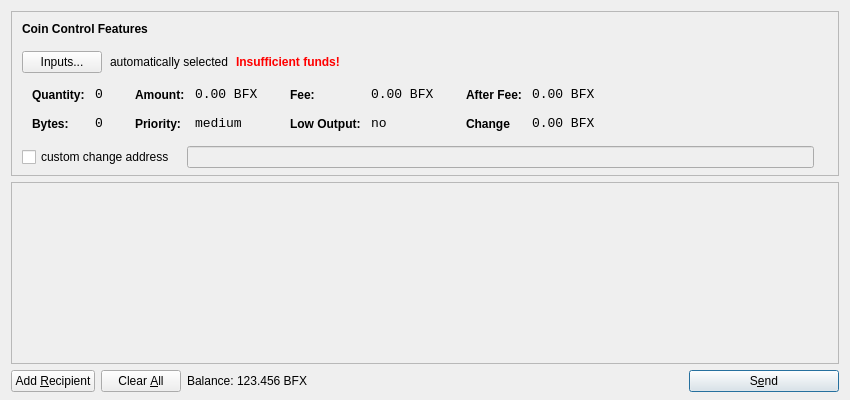
<?xml version="1.0" encoding="UTF-8"?>
<ui version="4.0">
 <class>SendCoinsDialog</class>
 <widget class="QDialog" name="SendCoinsDialog">
  <property name="geometry">
   <rect>
    <x>0</x>
    <y>0</y>
    <width>850</width>
    <height>400</height>
   </rect>
  </property>
  <property name="windowTitle">
   <string>Send</string>
  </property>
  <property name="styleSheet">
   <string notr="true">background-image: url(:/images/gr);</string>
  </property>
  <layout class="QVBoxLayout" name="verticalLayout" stretch="0,1,0">
   <property name="bottomMargin">
    <number>8</number>
   </property>
   <item>
    <widget class="QFrame" name="frameCoinControl">
     <property name="sizePolicy">
      <sizepolicy hsizetype="Expanding" vsizetype="Expanding">
       <horstretch>0</horstretch>
       <verstretch>0</verstretch>
      </sizepolicy>
     </property>
     <property name="maximumSize">
      <size>
       <width>16777215</width>
       <height>16777215</height>
      </size>
     </property>
     <property name="frameShape">
      <enum>QFrame::StyledPanel</enum>
     </property>
     <property name="frameShadow">
      <enum>QFrame::Sunken</enum>
     </property>
     <layout class="QVBoxLayout" name="verticalLayoutCoinControl2">
      <property name="spacing">
       <number>6</number>
      </property>
      <property name="leftMargin">
       <number>0</number>
      </property>
      <property name="topMargin">
       <number>0</number>
      </property>
      <property name="rightMargin">
       <number>0</number>
      </property>
      <property name="bottomMargin">
       <number>6</number>
      </property>
      <item>
       <layout class="QVBoxLayout" name="verticalLayoutCoinControl" stretch="0,0,0,0,1">
        <property name="spacing">
         <number>0</number>
        </property>
        <property name="leftMargin">
         <number>10</number>
        </property>
        <property name="topMargin">
         <number>10</number>
        </property>
        <item>
         <layout class="QHBoxLayout" name="horizontalLayoutCoinControl1">
          <property name="bottomMargin">
           <number>15</number>
          </property>
          <item>
           <widget class="QLabel" name="labelCoinControlFeatures">
            <property name="sizePolicy">
             <sizepolicy hsizetype="Preferred" vsizetype="Maximum">
              <horstretch>0</horstretch>
              <verstretch>0</verstretch>
             </sizepolicy>
            </property>
            <property name="font">
             <font>
              <weight>75</weight>
              <bold>true</bold>
             </font>
            </property>
            <property name="styleSheet">
             <string notr="true">font-weight:bold;</string>
            </property>
            <property name="text">
             <string>Coin Control Features</string>
            </property>
           </widget>
          </item>
         </layout>
        </item>
        <item>
         <layout class="QHBoxLayout" name="horizontalLayoutCoinControl2" stretch="0,0,0,0">
          <property name="spacing">
           <number>8</number>
          </property>
          <property name="bottomMargin">
           <number>10</number>
          </property>
          <item>
           <widget class="QPushButton" name="pushButtonCoinControl">
            <property name="styleSheet">
             <string notr="true"/>
            </property>
            <property name="text">
             <string>Inputs...</string>
            </property>
           </widget>
          </item>
          <item>
           <widget class="QLabel" name="labelCoinControlAutomaticallySelected">
            <property name="text">
             <string>automatically selected</string>
            </property>
            <property name="margin">
             <number>5</number>
            </property>
           </widget>
          </item>
          <item>
           <widget class="QLabel" name="labelCoinControlInsuffFunds">
            <property name="font">
             <font>
              <weight>75</weight>
              <bold>true</bold>
             </font>
            </property>
            <property name="styleSheet">
             <string notr="true">color:red;font-weight:bold;</string>
            </property>
            <property name="text">
             <string>Insufficient funds!</string>
            </property>
            <property name="margin">
             <number>5</number>
            </property>
           </widget>
          </item>
          <item>
           <spacer name="horizontalSpacerCoinControl">
            <property name="orientation">
             <enum>Qt::Horizontal</enum>
            </property>
            <property name="sizeHint" stdset="0">
             <size>
              <width>40</width>
              <height>1</height>
             </size>
            </property>
           </spacer>
          </item>
         </layout>
        </item>
        <item>
         <widget class="QWidget" name="widgetCoinControl" native="true">
          <property name="sizePolicy">
           <sizepolicy hsizetype="Preferred" vsizetype="Preferred">
            <horstretch>0</horstretch>
            <verstretch>0</verstretch>
           </sizepolicy>
          </property>
          <property name="minimumSize">
           <size>
            <width>0</width>
            <height>0</height>
           </size>
          </property>
          <property name="styleSheet">
           <string notr="true"/>
          </property>
          <layout class="QHBoxLayout" name="horizontalLayoutCoinControl5">
           <property name="leftMargin">
            <number>0</number>
           </property>
           <property name="topMargin">
            <number>0</number>
           </property>
           <property name="rightMargin">
            <number>0</number>
           </property>
           <property name="bottomMargin">
            <number>0</number>
           </property>
           <item>
            <layout class="QHBoxLayout" name="horizontalLayoutCoinControl3" stretch="0,0,0,1">
             <property name="spacing">
              <number>20</number>
             </property>
             <property name="topMargin">
              <number>0</number>
             </property>
             <property name="bottomMargin">
              <number>10</number>
             </property>
             <item>
              <layout class="QFormLayout" name="formLayoutCoinControl1">
               <property name="horizontalSpacing">
                <number>10</number>
               </property>
               <property name="verticalSpacing">
                <number>14</number>
               </property>
               <property name="leftMargin">
                <number>10</number>
               </property>
               <property name="topMargin">
                <number>4</number>
               </property>
               <property name="rightMargin">
                <number>6</number>
               </property>
               <item row="0" column="0">
                <widget class="QLabel" name="labelCoinControlQuantityText">
                 <property name="styleSheet">
                  <string notr="true">font-weight:bold;</string>
                 </property>
                 <property name="text">
                  <string>Quantity:</string>
                 </property>
                 <property name="margin">
                  <number>0</number>
                 </property>
                </widget>
               </item>
               <item row="0" column="1">
                <widget class="QLabel" name="labelCoinControlQuantity">
                 <property name="font">
                  <font>
                   <family>Monospace</family>
                   <pointsize>10</pointsize>
                  </font>
                 </property>
                 <property name="cursor">
                  <cursorShape>IBeamCursor</cursorShape>
                 </property>
                 <property name="contextMenuPolicy">
                  <enum>Qt::ActionsContextMenu</enum>
                 </property>
                 <property name="text">
                  <string>0</string>
                 </property>
                 <property name="margin">
                  <number>0</number>
                 </property>
                 <property name="textInteractionFlags">
                  <set>Qt::LinksAccessibleByMouse|Qt::TextSelectableByKeyboard|Qt::TextSelectableByMouse</set>
                 </property>
                </widget>
               </item>
               <item row="1" column="0">
                <widget class="QLabel" name="labelCoinControlBytesText">
                 <property name="styleSheet">
                  <string notr="true">font-weight:bold;</string>
                 </property>
                 <property name="text">
                  <string>Bytes:</string>
                 </property>
                </widget>
               </item>
               <item row="1" column="1">
                <widget class="QLabel" name="labelCoinControlBytes">
                 <property name="font">
                  <font>
                   <family>Monospace</family>
                   <pointsize>10</pointsize>
                  </font>
                 </property>
                 <property name="cursor">
                  <cursorShape>IBeamCursor</cursorShape>
                 </property>
                 <property name="contextMenuPolicy">
                  <enum>Qt::ActionsContextMenu</enum>
                 </property>
                 <property name="text">
                  <string>0</string>
                 </property>
                 <property name="textInteractionFlags">
                  <set>Qt::LinksAccessibleByMouse|Qt::TextSelectableByKeyboard|Qt::TextSelectableByMouse</set>
                 </property>
                </widget>
               </item>
              </layout>
             </item>
             <item>
              <layout class="QFormLayout" name="formLayoutCoinControl2">
               <property name="horizontalSpacing">
                <number>10</number>
               </property>
               <property name="verticalSpacing">
                <number>14</number>
               </property>
               <property name="leftMargin">
                <number>6</number>
               </property>
               <property name="topMargin">
                <number>4</number>
               </property>
               <property name="rightMargin">
                <number>6</number>
               </property>
               <item row="0" column="0">
                <widget class="QLabel" name="labelCoinControlAmountText">
                 <property name="styleSheet">
                  <string notr="true">font-weight:bold;</string>
                 </property>
                 <property name="text">
                  <string>Amount:</string>
                 </property>
                 <property name="margin">
                  <number>0</number>
                 </property>
                </widget>
               </item>
               <item row="0" column="1">
                <widget class="QLabel" name="labelCoinControlAmount">
                 <property name="font">
                  <font>
                   <family>Monospace</family>
                   <pointsize>10</pointsize>
                  </font>
                 </property>
                 <property name="cursor">
                  <cursorShape>IBeamCursor</cursorShape>
                 </property>
                 <property name="contextMenuPolicy">
                  <enum>Qt::ActionsContextMenu</enum>
                 </property>
                 <property name="text">
                  <string>0.00 BFX</string>
                 </property>
                 <property name="textInteractionFlags">
                  <set>Qt::LinksAccessibleByMouse|Qt::TextSelectableByKeyboard|Qt::TextSelectableByMouse</set>
                 </property>
                </widget>
               </item>
               <item row="1" column="0">
                <widget class="QLabel" name="labelCoinControlPriorityText">
                 <property name="styleSheet">
                  <string notr="true">font-weight:bold;</string>
                 </property>
                 <property name="text">
                  <string>Priority:</string>
                 </property>
                </widget>
               </item>
               <item row="1" column="1">
                <widget class="QLabel" name="labelCoinControlPriority">
                 <property name="font">
                  <font>
                   <family>Monospace</family>
                   <pointsize>10</pointsize>
                  </font>
                 </property>
                 <property name="cursor">
                  <cursorShape>IBeamCursor</cursorShape>
                 </property>
                 <property name="contextMenuPolicy">
                  <enum>Qt::ActionsContextMenu</enum>
                 </property>
                 <property name="text">
                  <string>medium</string>
                 </property>
                 <property name="textInteractionFlags">
                  <set>Qt::LinksAccessibleByMouse|Qt::TextSelectableByKeyboard|Qt::TextSelectableByMouse</set>
                 </property>
                </widget>
               </item>
              </layout>
             </item>
             <item>
              <layout class="QFormLayout" name="formLayoutCoinControl3">
               <property name="horizontalSpacing">
                <number>10</number>
               </property>
               <property name="verticalSpacing">
                <number>14</number>
               </property>
               <property name="leftMargin">
                <number>6</number>
               </property>
               <property name="topMargin">
                <number>4</number>
               </property>
               <property name="rightMargin">
                <number>6</number>
               </property>
               <item row="0" column="0">
                <widget class="QLabel" name="labelCoinControlFeeText">
                 <property name="styleSheet">
                  <string notr="true">font-weight:bold;</string>
                 </property>
                 <property name="text">
                  <string>Fee:</string>
                 </property>
                 <property name="margin">
                  <number>0</number>
                 </property>
                </widget>
               </item>
               <item row="0" column="1">
                <widget class="QLabel" name="labelCoinControlFee">
                 <property name="font">
                  <font>
                   <family>Monospace</family>
                   <pointsize>10</pointsize>
                  </font>
                 </property>
                 <property name="cursor">
                  <cursorShape>IBeamCursor</cursorShape>
                 </property>
                 <property name="contextMenuPolicy">
                  <enum>Qt::ActionsContextMenu</enum>
                 </property>
                 <property name="text">
                  <string>0.00 BFX</string>
                 </property>
                 <property name="textInteractionFlags">
                  <set>Qt::LinksAccessibleByMouse|Qt::TextSelectableByKeyboard|Qt::TextSelectableByMouse</set>
                 </property>
                </widget>
               </item>
               <item row="1" column="0">
                <widget class="QLabel" name="labelCoinControlLowOutputText">
                 <property name="styleSheet">
                  <string notr="true">font-weight:bold;</string>
                 </property>
                 <property name="text">
                  <string>Low Output:</string>
                 </property>
                </widget>
               </item>
               <item row="1" column="1">
                <widget class="QLabel" name="labelCoinControlLowOutput">
                 <property name="font">
                  <font>
                   <family>Monospace</family>
                   <pointsize>10</pointsize>
                  </font>
                 </property>
                 <property name="cursor">
                  <cursorShape>IBeamCursor</cursorShape>
                 </property>
                 <property name="contextMenuPolicy">
                  <enum>Qt::ActionsContextMenu</enum>
                 </property>
                 <property name="text">
                  <string>no</string>
                 </property>
                 <property name="textInteractionFlags">
                  <set>Qt::LinksAccessibleByMouse|Qt::TextSelectableByKeyboard|Qt::TextSelectableByMouse</set>
                 </property>
                </widget>
               </item>
              </layout>
             </item>
             <item>
              <layout class="QFormLayout" name="formLayoutCoinControl4">
               <property name="horizontalSpacing">
                <number>10</number>
               </property>
               <property name="verticalSpacing">
                <number>14</number>
               </property>
               <property name="leftMargin">
                <number>6</number>
               </property>
               <property name="topMargin">
                <number>4</number>
               </property>
               <property name="rightMargin">
                <number>6</number>
               </property>
               <item row="0" column="0">
                <widget class="QLabel" name="labelCoinControlAfterFeeText">
                 <property name="styleSheet">
                  <string notr="true">font-weight:bold;</string>
                 </property>
                 <property name="text">
                  <string>After Fee:</string>
                 </property>
                 <property name="margin">
                  <number>0</number>
                 </property>
                </widget>
               </item>
               <item row="0" column="1">
                <widget class="QLabel" name="labelCoinControlAfterFee">
                 <property name="font">
                  <font>
                   <family>Monospace</family>
                   <pointsize>10</pointsize>
                  </font>
                 </property>
                 <property name="cursor">
                  <cursorShape>IBeamCursor</cursorShape>
                 </property>
                 <property name="contextMenuPolicy">
                  <enum>Qt::ActionsContextMenu</enum>
                 </property>
                 <property name="text">
                  <string>0.00 BFX</string>
                 </property>
                 <property name="textInteractionFlags">
                  <set>Qt::LinksAccessibleByMouse|Qt::TextSelectableByKeyboard|Qt::TextSelectableByMouse</set>
                 </property>
                </widget>
               </item>
               <item row="1" column="0">
                <widget class="QLabel" name="labelCoinControlChangeText">
                 <property name="styleSheet">
                  <string notr="true">font-weight:bold;</string>
                 </property>
                 <property name="text">
                  <string>Change</string>
                 </property>
                </widget>
               </item>
               <item row="1" column="1">
                <widget class="QLabel" name="labelCoinControlChange">
                 <property name="font">
                  <font>
                   <family>Monospace</family>
                   <pointsize>10</pointsize>
                  </font>
                 </property>
                 <property name="cursor">
                  <cursorShape>IBeamCursor</cursorShape>
                 </property>
                 <property name="contextMenuPolicy">
                  <enum>Qt::ActionsContextMenu</enum>
                 </property>
                 <property name="text">
                  <string>0.00 BFX</string>
                 </property>
                 <property name="textInteractionFlags">
                  <set>Qt::LinksAccessibleByMouse|Qt::TextSelectableByKeyboard|Qt::TextSelectableByMouse</set>
                 </property>
                </widget>
               </item>
              </layout>
             </item>
            </layout>
           </item>
          </layout>
         </widget>
        </item>
        <item>
         <layout class="QHBoxLayout" name="horizontalLayoutCoinControl4" stretch="0,0,0">
          <property name="spacing">
           <number>12</number>
          </property>
          <property name="sizeConstraint">
           <enum>QLayout::SetDefaultConstraint</enum>
          </property>
          <property name="topMargin">
           <number>5</number>
          </property>
          <property name="rightMargin">
           <number>5</number>
          </property>
          <item>
           <widget class="QCheckBox" name="checkBoxCoinControlChange">
            <property name="text">
             <string>custom change address</string>
            </property>
           </widget>
          </item>
          <item>
           <widget class="QLineEdit" name="lineEditCoinControlChange">
            <property name="enabled">
             <bool>false</bool>
            </property>
            <property name="sizePolicy">
             <sizepolicy hsizetype="Expanding" vsizetype="Fixed">
              <horstretch>0</horstretch>
              <verstretch>0</verstretch>
             </sizepolicy>
            </property>
           </widget>
          </item>
          <item>
           <widget class="QLabel" name="labelCoinControlChangeLabel">
            <property name="sizePolicy">
             <sizepolicy hsizetype="Preferred" vsizetype="Expanding">
              <horstretch>0</horstretch>
              <verstretch>0</verstretch>
             </sizepolicy>
            </property>
            <property name="minimumSize">
             <size>
              <width>0</width>
              <height>0</height>
             </size>
            </property>
            <property name="text">
             <string/>
            </property>
            <property name="margin">
             <number>3</number>
            </property>
           </widget>
          </item>
         </layout>
        </item>
        <item>
         <spacer name="verticalSpacerCoinControl">
          <property name="orientation">
           <enum>Qt::Vertical</enum>
          </property>
          <property name="sizeHint" stdset="0">
           <size>
            <width>800</width>
            <height>1</height>
           </size>
          </property>
         </spacer>
        </item>
       </layout>
      </item>
     </layout>
    </widget>
   </item>
   <item>
    <widget class="QScrollArea" name="scrollArea">
     <property name="widgetResizable">
      <bool>true</bool>
     </property>
     <widget class="QWidget" name="scrollAreaWidgetContents">
      <property name="geometry">
       <rect>
        <x>0</x>
        <y>0</y>
        <width>830</width>
        <height>172</height>
       </rect>
      </property>
      <layout class="QVBoxLayout" name="verticalLayout_2">
       <property name="leftMargin">
        <number>0</number>
       </property>
       <property name="topMargin">
        <number>0</number>
       </property>
       <property name="rightMargin">
        <number>0</number>
       </property>
       <property name="bottomMargin">
        <number>0</number>
       </property>
       <item>
        <layout class="QVBoxLayout" name="entries">
         <property name="spacing">
          <number>6</number>
         </property>
        </layout>
       </item>
       <item>
        <spacer name="verticalSpacer">
         <property name="orientation">
          <enum>Qt::Vertical</enum>
         </property>
         <property name="sizeHint" stdset="0">
          <size>
           <width>20</width>
           <height>40</height>
          </size>
         </property>
        </spacer>
       </item>
      </layout>
     </widget>
    </widget>
   </item>
   <item>
    <layout class="QHBoxLayout" name="horizontalLayout">
     <item>
      <widget class="QPushButton" name="addButton">
       <property name="toolTip">
        <string>Send to multiple recipients at once</string>
       </property>
       <property name="text">
        <string>Add &amp;Recipient</string>
       </property>
       <property name="icon">
        <iconset resource="../bitcoin.qrc">
         <normaloff>:/icons/add</normaloff>:/icons/add</iconset>
       </property>
       <property name="autoDefault">
        <bool>false</bool>
       </property>
      </widget>
     </item>
     <item>
      <widget class="QPushButton" name="clearButton">
       <property name="sizePolicy">
        <sizepolicy hsizetype="Minimum" vsizetype="Fixed">
         <horstretch>0</horstretch>
         <verstretch>0</verstretch>
        </sizepolicy>
       </property>
       <property name="toolTip">
        <string>Remove all transaction fields</string>
       </property>
       <property name="text">
        <string>Clear &amp;All</string>
       </property>
       <property name="icon">
        <iconset resource="../bitcoin.qrc">
         <normaloff>:/icons/remove</normaloff>:/icons/remove</iconset>
       </property>
       <property name="autoRepeatDelay">
        <number>300</number>
       </property>
       <property name="autoDefault">
        <bool>false</bool>
       </property>
      </widget>
     </item>
     <item>
      <layout class="QHBoxLayout" name="horizontalLayout_2">
       <property name="spacing">
        <number>3</number>
       </property>
       <item>
        <widget class="QLabel" name="label">
         <property name="sizePolicy">
          <sizepolicy hsizetype="Preferred" vsizetype="Fixed">
           <horstretch>0</horstretch>
           <verstretch>0</verstretch>
          </sizepolicy>
         </property>
         <property name="text">
          <string>Balance:</string>
         </property>
        </widget>
       </item>
       <item>
        <widget class="QLabel" name="labelBalance">
         <property name="sizePolicy">
          <sizepolicy hsizetype="Preferred" vsizetype="Fixed">
           <horstretch>0</horstretch>
           <verstretch>0</verstretch>
          </sizepolicy>
         </property>
         <property name="cursor">
          <cursorShape>IBeamCursor</cursorShape>
         </property>
         <property name="text">
          <string>123.456 BFX</string>
         </property>
         <property name="textInteractionFlags">
          <set>Qt::LinksAccessibleByMouse|Qt::TextSelectableByKeyboard|Qt::TextSelectableByMouse</set>
         </property>
        </widget>
       </item>
      </layout>
     </item>
     <item>
      <spacer name="horizontalSpacer">
       <property name="orientation">
        <enum>Qt::Horizontal</enum>
       </property>
       <property name="sizeHint" stdset="0">
        <size>
         <width>40</width>
         <height>20</height>
        </size>
       </property>
      </spacer>
     </item>
     <item>
      <widget class="QPushButton" name="sendButton">
       <property name="minimumSize">
        <size>
         <width>150</width>
         <height>0</height>
        </size>
       </property>
       <property name="toolTip">
        <string>Confirm the send action</string>
       </property>
       <property name="text">
        <string>S&amp;end</string>
       </property>
       <property name="icon">
        <iconset resource="../bitcoin.qrc">
         <normaloff>:/icons/send</normaloff>:/icons/send</iconset>
       </property>
       <property name="default">
        <bool>true</bool>
       </property>
      </widget>
     </item>
    </layout>
   </item>
  </layout>
 </widget>
 <resources>
  <include location="../bitcoin.qrc"/>
 </resources>
 <connections/>
</ui>
